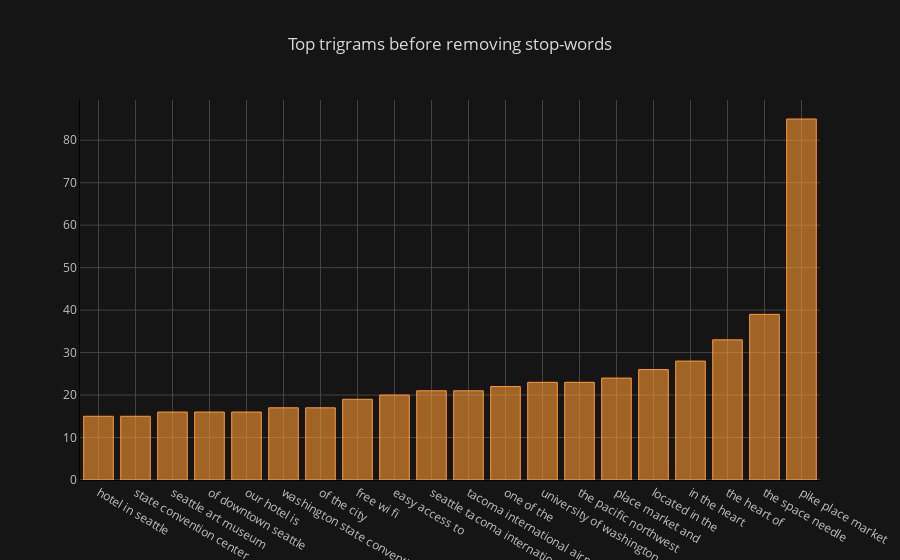

The code cell stored with this chart in its notebook:
### Code cell
df5.groupby('desc').sum()['count'].sort_values().iplot(kind = 'bar', 
                                                       linecolor = 'black',
                                                       title = 'Top trigrams before removing stop-words')

### Figure 1 — Plotly figure (JSON) as saved in the notebook; plotly's stock layout.template omitted (floating-point values rounded to 4 significant figures)
{"data": [{"marker": {"color": "rgba(255, 153, 51, 0.6)", "line": {"color": "rgba(255, 153, 51, 1.0)", "width": 1}}, "name": "count", "orientation": "v", "text": "", "type": "bar", "uid": "8f181795-028f-41c4-8901-92204f8df7a7", "x": ["hotel in seattle", "state convention center", "seattle art museum", "of downtown seattle", "our hotel is", "washington state convention", "of the city", "free wi fi", "easy access to", "seattle tacoma international", "tacoma international airport", "one of the", "university of washington", "the pacific northwest", "place market and", "located in the", "in the heart", "the heart of", "the space needle", "pike place market"], "y": [15, 15, 16, 16, 16, 17, 17, 19, 20, 21, 21, 22, 23, 23, 24, 26, 28, 33, 39, 85]}], "layout": {"legend": {"bgcolor": "#151516", "font": {"color": "#D9D9D9"}}, "paper_bgcolor": "#151516", "plot_bgcolor": "#151516", "title": {"font": {"color": "#D9D9D9"}, "text": "Top trigrams before removing stop-words"}, "xaxis": {"gridcolor": "#434343", "linecolor": "black", "showgrid": true, "tickfont": {"color": "#C2C2C2"}, "title": {"font": {"color": "#D9D9D9"}, "text": ""}, "zerolinecolor": "#666570"}, "yaxis": {"gridcolor": "#434343", "linecolor": "black", "showgrid": true, "tickfont": {"color": "#C2C2C2"}, "title": {"font": {"color": "#D9D9D9"}, "text": ""}, "zerolinecolor": "#666570"}}}
